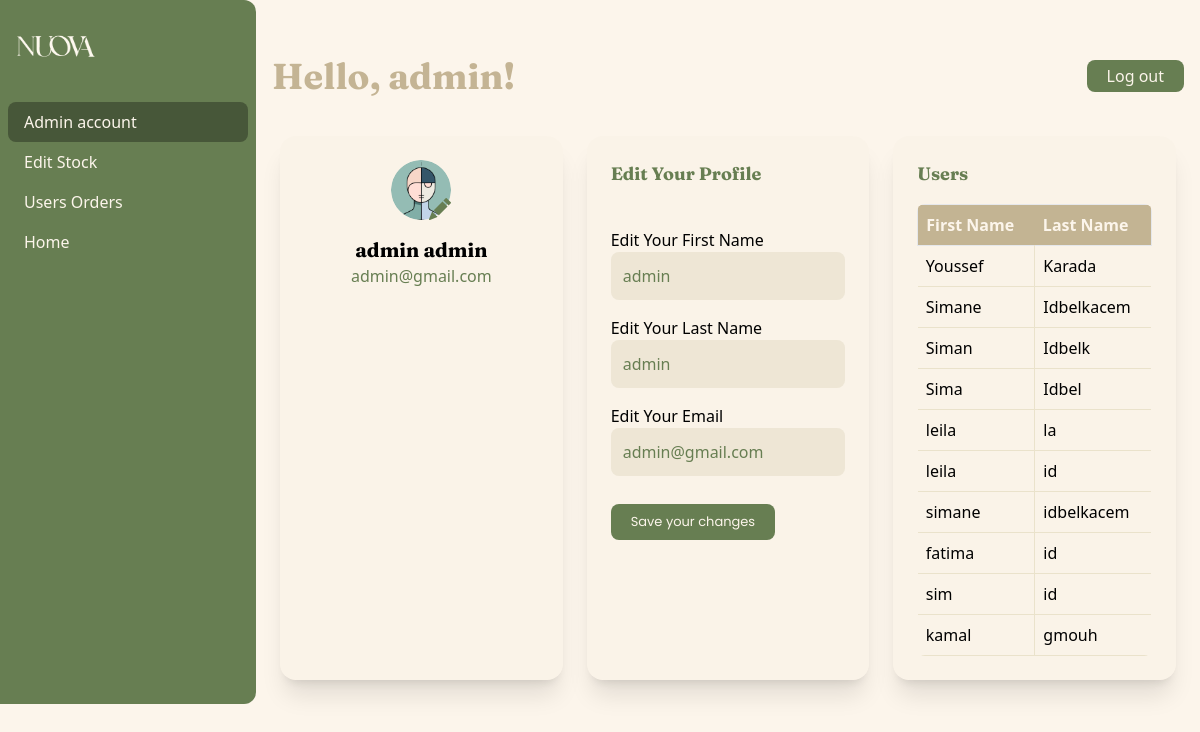
The page /accountadmin (signed in) on the database its author committed.
### tables this page shows
CREATE TABLE "user" (
	"id"	INTEGER,
	"firstname"	TEXT NOT NULL,
	"lastname"	TEXT NOT NULL,
	"email"	TEXT NOT NULL UNIQUE,
	"password"	TEXT NOT NULL,
	"role"	TEXT NOT NULL DEFAULT 'client',
	PRIMARY KEY("id" AUTOINCREMENT)
);

### app.py (the view)
@app.route('/accountadmin')
@login_required
def accountadmin():
    with sqlite3.connect("db.db") as con:
        cur = con.cursor()
        cur.execute("SELECT firstname, lastname FROM user WHERE role != 'admin'")
        users = cur.fetchall()
    return render_template("accountadmin.html", user=current_user, users=users)

### app.py (called while the page is built)
@login_manager.user_loader
def load_user(user_id):
    with sqlite3.connect("db.db") as con:
        cur = con.cursor()
        cur.execute("SELECT * FROM user WHERE id=?", (user_id,))
        user_data = cur.fetchone()
        if user_data:
            return User(*user_data)
        return None

### templates/accountadmin.html (shortened to what this page needs)
<!DOCTYPE html>
<html lang="en">
<head>
    <script src="https://cdn.tailwindcss.com"></script>
</head>
<body class="bg-light">
    <main class="bg-light min-h-screen">
        <div class="flex">
            <aside class="w-64 bg-darkgreen rounded-r-xl text-light hidden md:block">
                <a href="{{ url_for('home') }}"><img src="{{ url_for('static', filename='images/NUOVAlogo2(white).png') }}" alt="logo" class="w-[79px] h-[30px] ml-4 mt-8"></a>
                <nav class="mt-6 font-medium text-[16px]">
                    <a href="#" class="block py-2 px-4 hover:bg-opacity-75 mx-2 bg-[#3C4A30] bg-opacity-75 rounded-lg mt-10">Admin account</a>
                    <a href="{{ url_for('productTable') }}" class=" mx-2 hover:bg-[#3C4A30] rounded-lg hover:rounded-lg hover:opacity-80  duration-300 block py-2 px-4 hover:bg-opacity-75  font-poppins">Edit Stock</a>
                    <a href="{{ url_for('orders') }}" class=" mx-2 hover:bg-[#3C4A30] rounded-lg hover:rounded-lg hover:opacity-80  duration-300 block py-2 px-4 hover:bg-opacity-75  ">Users Orders</a>
                    <a href="{{ url_for('home') }}" class="mx-2 hover:bg-[#3C4A30] rounded-lg hover:rounded-lg hover:opacity-80  duration-300 block py-2 px-4 hover:bg-opacity-75 ">Home</a>
                </nav>
            </aside>
            <div class="flex-1">
                <header class="bg-light p-4 flex justify-between items-center mt-10">
                    <h2 class="text-4xl font-fraun text-beige font-bold">Hello, {{ user.firstname }}!</h2>
                    <button id="logoutButton" class="bg-darkgreen text-light py-1 px-5 rounded-lg hover:rounded-lg hover:opacity-80  duration-300">Log out</button>
                </header>
                <div class="p-6">
                    <div class="grid grid-cols-1 md:grid-cols-2 lg:grid-cols-3 gap-6">
                        <div class="bg-lightbeige bg-opacity-10 rounded-2xl shadow-xl p-6">
                            <div class="flex flex-col items-center">
                                <div class="relative">
                                    <img id="admin-image" src="{{ url_for('static', filename='images/admin.png') }}" alt="" class="w-[60px] h-[60px] cursor-pointer rounded-full object-cover">
                                    <button id="edit-image-btn" class="absolute bottom-0 right-0  hover:bg-opacity-80 transition-opacity duration-300">
                                    </button>
                                </div>
                                <h2 class="text-xl font-fraun font-bold mt-4">{{ user.firstname }} {{ user.lastname }}</h2>
                                <p class="text-darkgreen">{{ user.email }}</p>
                            </div>
                        </div>
                        <div class="bg-lightbeige bg-opacity-10 rounded-2xl shadow-xl p-6">
                            <h3 class="text-lg font-fraun font-bold mb-4 text-darkgreen">Edit Your Profile</h3>
                            <form action="{{ url_for('update_data', id=user.id) }}" method="POST" class=" rounded-3xl mt-10  ">
                                <label for="" class="">Edit Your First Name</label>
                                <input type="text" id="firstname" name="firstname" value="{{ user.firstname }}" placeholder="Edit Your First Name" class="py-3 bg-[#D2C5AA] bg-opacity-30 rounded-lg outline-none pl-3 pr-10 text-darkgreen lg:w-[100%] md:w-[90%] mb-4 placeholder-darkgreen"><br>
                                <label for="">Edit Your Last Name</label>
                                <input type="text" id="lastname" name="lastname" value="{{ user.lastname }}" placeholder="Edit Your Last Name" class="py-3 bg-[#D2C5AA] bg-opacity-30 rounded-lg outline-none pl-3 pr-10 text-darkgreen lg:w-[100%]  md:w-[90%] mb-4 placeholder-darkgreen"><br>
                                <label for="">Edit Your Email</label>
                                <input type="email" id="email" name="email" value="{{ user.email }}" placeholder="Edit Your Email" class="py-3 bg-[#D2C5AA] bg-opacity-30 rounded-lg outline-none pl-3 pr-10 text-darkgreen lg:w-[100%]  md:w-[90%] mb-4 placeholder-darkgreen"><br>
                                <button type="submit" class="bg-darkgreen text-light font-pop py-2 px-5 rounded-lg mt-3 text-[13px] hover:opacity-80 transition-opacity duration-300">Save your changes</button>
                            </form>
                        </div>
                        <div class="bg-lightbeige bg-opacity-10 rounded-2xl shadow-xl p-6">
                            <h3 class="text-lg font-fraun font-bold mb-4 text-darkgreen">Users</h3>
                            {% if users %}
                            <div class="max-h-[70vh] overflow-y-auto rounded-lg">
                                <table class="w-full border-collapse overflow-y">
                                    <thead class="sticky top-0 bg-beige  z-10">
                                      <tr class="bg-beige border bg-opacity-65 text-light">
                                            <th class="p-2 text-left">First Name</th>
                                            <th class=" p-2 text-left">Last Name</th>
                                        </tr>
                                    </thead>
                                    <tbody>
                                        {% for user in users %}
                                        <tr class="hover:bg-lightbeige hover:bg-opacity-25 transition-colors duration-300">
                                            <td class="border-r border-b border-lightbeige p-2">{{ user[0] }}</td>
                                            <td class="border-b border-lightbeige p-2">{{ user[1] }}</td>
                                        </tr>
                                        {% endfor %}
                                    </tbody>
                                </table>
                                {% else %}
                                    <p>No users found.</p>
                                {% endif %}
                            </div>
                        </div>
                    </div>
                </div>
            </div>
        </div>
    </main>
</body>
</html>

### rows shown on the page
user: firstname "admin", lastname "admin", email "admin@gmail.com"
user: firstname "Youssef", lastname "Karada"
user: firstname "Simane", lastname "Idbelkacem"
user: firstname "Siman", lastname "Idbelk"
user: firstname "Sima", lastname "Idbel"
user: firstname "leila", lastname "la"
user: firstname "leila", lastname "id"
user: firstname "simane", lastname "idbelkacem"
user: firstname "fatima", lastname "id"
user: firstname "sim", lastname "id"
user: firstname "kamal", lastname "gmouh"
